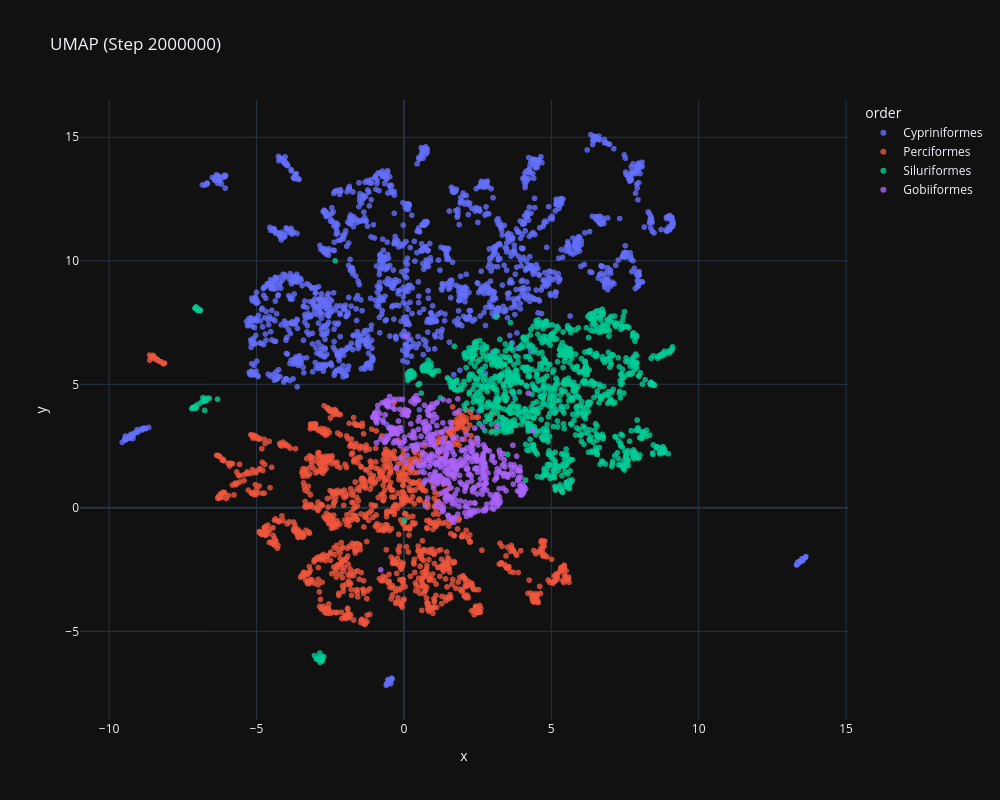

Write notebook code for a chart like this one.
### Code cell
import pandas as pd
import umap
import plotly.express as px

def plot_milestone_umap_with_orders(milestone_entry, csv_path):
    # 1. Load Taxonomy CSV
    # Assumes columns: 'species' (matching your model names) and 'order'
    taxonomy_df = pd.read_csv(csv_path)
    
    # 2. Extract Milestone Data
    step = milestone_entry['step']
    embeddings = milestone_entry['species_embeddings']
    species_names = milestone_entry['species_names']
    
    # 3. Dimensionality Reduction
    print(f"Running UMAP for step {step}...")
    reducer = umap.UMAP(n_neighbors=15, min_dist=0.5, random_state=42, metric='cosine')
    embedding_2d = reducer.fit_transform(embeddings)
    
    # 4. Prepare Plotting DataFrame
    df_plot = pd.DataFrame({
        'x': embedding_2d[:, 0],
        'y': embedding_2d[:, 1],
        'species': species_names
    })
    
    # Merge with CSV data to get the 'order' column
    # Use left merge to keep all model species even if they aren't in the CSV
    df_plot = df_plot.merge(taxonomy_df[['species', 'order', 'family', 'genus']], on='species', how='left')
    df_plot['order'] = df_plot['order'].fillna('Unknown') # Handle missing matches
    df_plot['family'] = df_plot['family'].fillna('Unknown')
    df_plot['genus'] = df_plot['genus'].fillna('Unknown')
    
    # 5. Plot with Plotly
    fig = px.scatter(
        df_plot, x='x', y='y', 
        color='order',
        hover_name='species',
        hover_data=['family', 'genus'],  # This adds family to the popup box
        title=f'UMAP (Step {step})',
        template='plotly_dark',
        width=1000, height=800
    )

    
    # Optional: Improve visual clarity
    fig.update_traces(marker=dict(size=6, opacity=0.8))
    fig.show()

# Usage
plot_milestone_umap_with_orders(milestones[-1], 'output/processed_dataset_taxonomy.csv')

### Figure 1 — Plotly figure (JSON) as saved in the notebook; plotly's stock layout.template omitted (floating-point values rounded to 4 significant figures; data arrays with more than 128 entries replaced by an {"elided": "..."} marker saying what was removed)
{"data": [{"customdata": {"elided": "1672x2 str values"}, "hovertemplate": "<b>%{hovertext}</b><br><br>order=Cypriniformes<br>x=%{x}<br>y=%{y}<br>family=%{customdata[0]}<br>genus=%{customdata[1]}<extra></extra>", "hovertext": {"elided": "1672 str values"}, "legendgroup": "Cypriniformes", "marker": {"color": "#636efa", "opacity": 0.8, "size": 6, "symbol": "circle"}, "mode": "markers", "name": "Cypriniformes", "showlegend": true, "type": "scattergl", "x": {"elided": "1672 float values"}, "xaxis": "x", "y": {"elided": "1672 float values"}, "yaxis": "y"}, {"customdata": {"elided": "1252x2 str values"}, "hovertemplate": "<b>%{hovertext}</b><br><br>order=Perciformes<br>x=%{x}<br>y=%{y}<br>family=%{customdata[0]}<br>genus=%{customdata[1]}<extra></extra>", "hovertext": {"elided": "1252 str values"}, "legendgroup": "Perciformes", "marker": {"color": "#EF553B", "opacity": 0.8, "size": 6, "symbol": "circle"}, "mode": "markers", "name": "Perciformes", "showlegend": true, "type": "scattergl", "x": {"elided": "1252 float values"}, "xaxis": "x", "y": {"elided": "1252 float values"}, "yaxis": "y"}, {"customdata": {"elided": "1136x2 str values"}, "hovertemplate": "<b>%{hovertext}</b><br><br>order=Siluriformes<br>x=%{x}<br>y=%{y}<br>family=%{customdata[0]}<br>genus=%{customdata[1]}<extra></extra>", "hovertext": {"elided": "1136 str values"}, "legendgroup": "Siluriformes", "marker": {"color": "#00cc96", "opacity": 0.8, "size": 6, "symbol": "circle"}, "mode": "markers", "name": "Siluriformes", "showlegend": true, "type": "scattergl", "x": {"elided": "1136 float values"}, "xaxis": "x", "y": {"elided": "1136 float values"}, "yaxis": "y"}, {"customdata": {"elided": "511x2 str values"}, "hovertemplate": "<b>%{hovertext}</b><br><br>order=Gobiiformes<br>x=%{x}<br>y=%{y}<br>family=%{customdata[0]}<br>genus=%{customdata[1]}<extra></extra>", "hovertext": {"elided": "511 str values"}, "legendgroup": "Gobiiformes", "marker": {"color": "#ab63fa", "opacity": 0.8, "size": 6, "symbol": "circle"}, "mode": "markers", "name": "Gobiiformes", "showlegend": true, "type": "scattergl", "x": {"elided": "511 float values"}, "xaxis": "x", "y": {"elided": "511 float values"}, "yaxis": "y"}], "layout": {"height": 800, "legend": {"title": {"text": "order"}, "tracegroupgap": 0}, "title": {"text": "UMAP (Step 2000000)"}, "width": 1000, "xaxis": {"anchor": "y", "domain": [0, 1], "title": {"text": "x"}}, "yaxis": {"anchor": "x", "domain": [0, 1], "title": {"text": "y"}}}}
